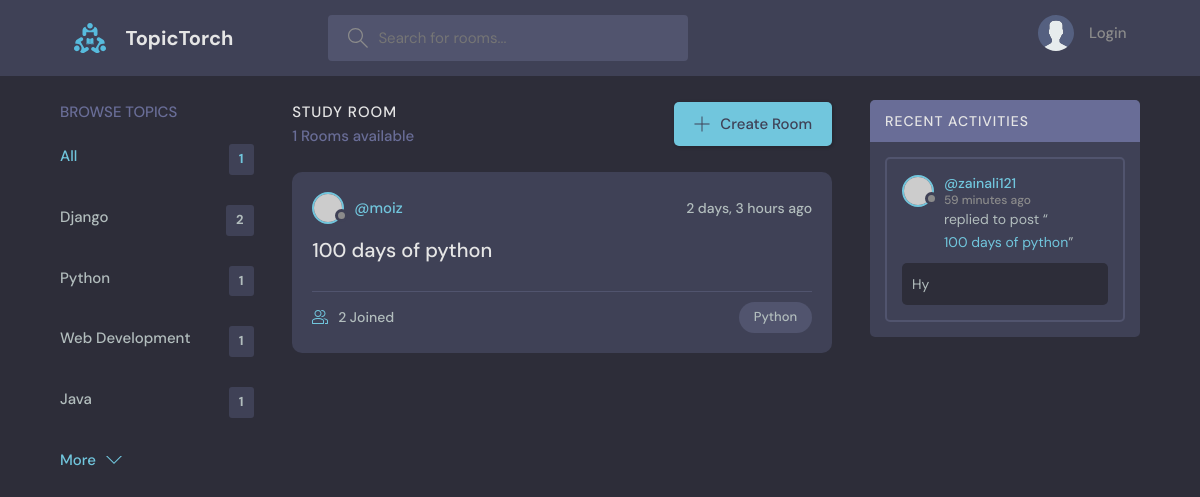
The page /?query=Python on the database its author committed.
### base/models.py (models this page shows, shortened)
class Topic(models.Model):
    name = models.CharField(max_length=200)

class Room(models.Model):
    host = models.ForeignKey(User, on_delete=models.SET_NULL, null=True)
    members = models.ManyToManyField(User, related_name='members', blank=True)
    topic = models.ForeignKey(Topic, on_delete=models.SET_NULL, null=True)
    name = models.CharField(max_length=200)
    desc = models.TextField(null=True, blank=True)
    updated = models.DateTimeField(auto_now=True)
    created = models.DateTimeField(auto_now_add=True)
    class Meta:      # for maintaining the order
        ordering = ['-updated', '-created']
    def __str__(self):
        return self.name

class Message(models.Model):
    user = models.ForeignKey(User, on_delete=models.CASCADE)
    room = models.ForeignKey(Room, on_delete=models.CASCADE)
    body = models.TextField()
    updated = models.DateTimeField(auto_now=True)
    created = models.DateTimeField(auto_now_add=True)
    class Meta:      # for maintaining the order
        ordering = ['-updated', '-created']

### base/views.py (the view)
# urls.py: 2. Add a URL to urlpatterns:  path('', views.home, name='home')
def home(request):
    query = request.GET.get('query') if request.GET.get('query') != None else ''
    rooms = Room.objects.filter(
        Q(topic__name__icontains=query) |
        Q(name__icontains = query) |
        Q(desc__icontains = query)
                                )
    topics = Topic.objects.all()
    rooms_count = rooms.count()
    room_messages = Message.objects.filter(Q(room__topic__name__icontains=query))
    context = {'rooms': rooms, 'topics' : topics, 'rooms_count': rooms_count, 'room_messages': room_messages}
    return render(request, 'base/home.html', context)

### base/templates/base/home.html (shortened to what this page needs)
{% extends 'main.html' %}
{% block content %}
<main class="layout layout--3">
   <div class="container">
      {% include 'base/topics_components.html' %}
      <div class="roomList">
         <div class="roomList__header">
            <div>
               <h2>Study Room</h2>
               <p>{{rooms_count}} Rooms available</p>
            </div>
            <a class="btn btn--main" href="{% url 'create-room' %}">
               <svg version="1.1" xmlns="http://www.w3.org/2000/svg" width="32" height="32" viewBox="0 0 32 32">
                  <title>add</title>
                  <path
                     d="M16.943 0.943h-1.885v14.115h-14.115v1.885h14.115v14.115h1.885v-14.115h14.115v-1.885h-14.115v-14.115z">
                  </path>
               </svg>
               Create Room
            </a>
         </div>
         {% include 'base/feed_components.html' %}
      </div>
      {% include 'base/activity_components.html' %}
   </div>
</main>
{% endblock content %}

### base/templates/base/topics_components.html
<div class="topics">
   <div class="topics__header">
      <h2>Browse Topics</h2>
   </div>
   <ul class="topics__list">
      <li>
         <a href="{% url 'home' %}" class="active">All <span>{{rooms_count}}</span></a>
      </li>
      {% for topic in topics %}
      <li>
         <a href="{% url 'home' %}?query={{topic.name}}">{{topic.name}} <span>{{topic.room_set.all.count}}</span></a>
      </li>
      {% endfor %}
   </ul>
   <a class="btn btn--link" href="topics.html">
      More
      <svg version="1.1" xmlns="http://www.w3.org/2000/svg" width="32" height="32" viewBox="0 0 32 32">
         <title>chevron-down</title>
         <path d="M16 21l-13-13h-3l16 16 16-16h-3l-13 13z"></path>
      </svg>
   </a>
</div>

### base/templates/base/feed_components.html (shortened to what this page needs)
{% for room in rooms %}
<div class="roomListRoom">
   <div class="roomListRoom__header">
      <a href="{% url 'user-profile' room.host.id %}" class="roomListRoom__author">
         <div class="avatar avatar--small">
            <img src="https://randomuser.me/api/portraits/women/11.jpg" />
         </div>
         <span>@{{room.host.username}}</span>
      </a>
      <div class="roomListRoom__actions">
         <span>{{room.created|timesince}} ago</span>
      </div>
   </div>
   <div class="roomListRoom__content">
      <a href="{% url 'room' room.id %}">{{room.name}}</a>
   </div>
   <div class="roomListRoom__meta">
      <a href="{% url 'room' room.id %}" class="roomListRoom__joined">
         {{room.members.all.count}} Joined
      </a>
      <p class="roomListRoom__topic">{{room.topic.name}}</p>
   </div>
</div>
{% endfor %}

### base/templates/base/activity_components.html (shortened to what this page needs)
<div class="activities">
   <div class="activities__header">
      <h2>Recent Activities</h2>
   </div>
   {% for message in room_messages %}
   <div class="activities__box">
      <div class="activities__boxHeader roomListRoom__header">
         <a href="{% url 'user-profile' message.user.id %}" class="roomListRoom__author">
            <div class="avatar avatar--small">
               <img src="https://randomuser.me/api/portraits/women/11.jpg" />
            </div>
            <p>
               @{{message.user}}
               <span>{{message.created|timesince}} ago</span>
            </p>
         </a>
      </div>
      <div class="activities__boxContent">
         <p>replied to post “<a href="{% url 'room' message.room.id %}">{{message.room}}</a>”</p>
         <div class="activities__boxRoomContent">
            {{message.body}}
         </div>
      </div>
   </div>
   {% endfor %}
</div>

### rows shown on the page
Topic: name "Django", room_set.all.count "2"
Topic: name "Python", room_set.all.count "1"
Topic: name "Web Development", room_set.all.count "1"
Topic: name "Java", room_set.all.count "1"
Room: host.username "moiz", created "2 days, 3 hours", name "100 days of python", members.all.count "2", topic.name "Python"
Message: user "zainali121", created "59 minutes", room "100 days of python", body "Hy"

### other values the page prints
{{ rooms_count }} "1"
